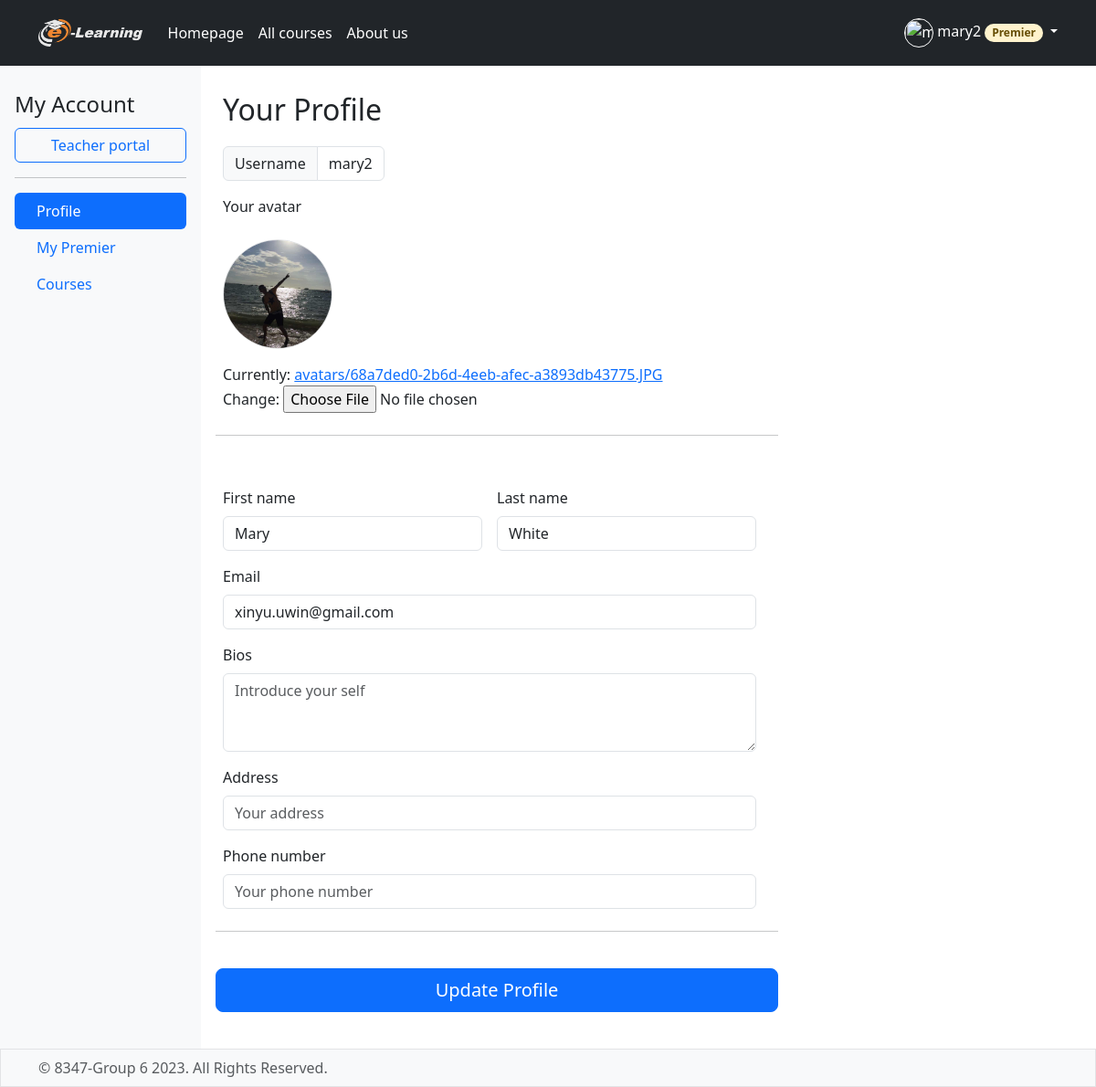
/profile/ (signed in), run on an earlier commit of the app's database.
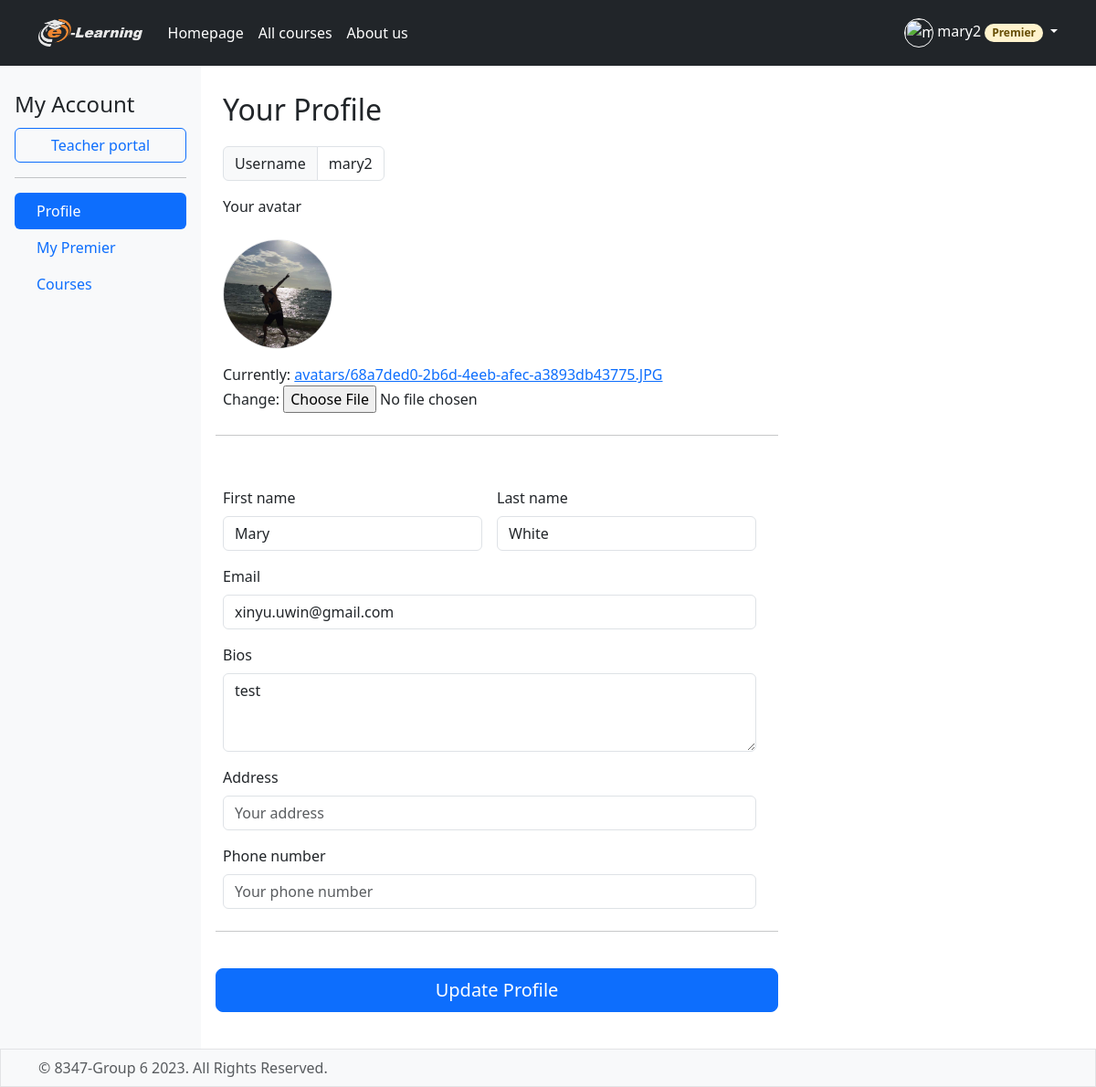
And on a later commit of the database.
### elearning/models.py (models this page shows, shortened)
class Student(User):
    avatar = models.ImageField(upload_to=rename_avatar,default='avatars/avatar-default.svg')
    bios = models.TextField(blank=True)
    billing_address = models.CharField(max_length=300,null=True,blank=True)
    phone_number = models.CharField(max_length=20,null=True,blank=True)
    is_premier = models.BooleanField(default=False)
    premier_expiration = models.DateField(blank=True,null=True)
    is_teacher = models.BooleanField(default=False)
    class Meta:
        verbose_name = 'Student'

### elearning/views.py (the view)
# urls.py: path("profile/", views.profile, name="profile"),
@login_required(login_url='elearning:login')
def profile(request):
    student = Student.objects.get(id=request.user.id)
    if request.method == 'POST':
        user_form = UserForm(request.POST, instance=request.user)
        profile_form = ProfileForm(request.POST, request.FILES, instance=student)
        if user_form.is_valid() and profile_form.is_valid():
            user_form.save()
            profile_form.save()
            msg = 'Successfully updated your profile.'
            request.session["avatar"] = str(student.avatar.url)
            user_form = UserForm(instance=request.user)
            profile_form = ProfileForm(instance=student)
            return render(request, 'elearning/profile.html', {"student": student, "user_form": user_form, "profile_form": profile_form, "msg": msg})
        else:
            errors = user_form.errors
            errors.update(profile_form.errors)
            return render(request, 'elearning/profile.html', {"student": student, "user_form": user_form, "profile_form": profile_form, "errors": errors})
    else:
        user_form = UserForm(instance=request.user)
        profile_form = ProfileForm(instance=student)
    return render(request, 'elearning/profile.html', {"student": student, "user_form": user_form, "profile_form": profile_form})

### elearning/forms.py
class UserForm(forms.ModelForm):
    class Meta:
        model = User
        fields = ('first_name','last_name','email')
        widgets ={
            'email': forms.EmailInput(attrs={
                'class': "form-control", 'placeholder': "Your_email@email.com", }),
            'first_name': forms.TextInput(attrs={
                'class': "form-control", 'placeholder': "First name", }),
            'last_name': forms.TextInput(attrs={
                'class': "form-control", 'placeholder': "Last name", }),
        }

class ProfileForm(forms.ModelForm):
    class Meta:
        model = Student
        fields = ('avatar','bios','billing_address','phone_number',)
        widgets = {
            'bios': forms.Textarea(attrs={
                'class': "form-control",'placeholder':"Introduce your self", 'rows':3}),
            'billing_address': forms.TextInput(attrs={
                'class': "form-control",'placeholder':"Your address", }),
            'phone_number': forms.TextInput(attrs={
                'class': "form-control", 'placeholder':"Your phone number",}),
        }

### elearning/templates/elearning/profile.html (shortened to what this page needs)
{% extends 'elearning/base.html' %}
{% load bootstrap_icons %}
{% block content %}
    <main class="d-flex flex-nowrap">
        <div class="d-flex flex-column flex-shrink-0 p-3 bg-body-tertiary" style="width: 220px;">
            <span class="fs-4 py-2 align-items-center">My Account</span>
            <button class="btn fs-6 btn-outline-primary  ">Teacher portal</button>
            <hr>
            <ul class="nav nav-pills flex-column mb-auto">
                <li class="nav-item align-middle">
                    <a href="{% url 'elearning:profile' %}" class="nav-link active align-baseline" aria-current="page">
                        &ensp;Profile
                    </a>
                </li>
                <li class="nav-item align-middle">
                    <a href="{% url 'elearning:mypremier' %}" class="nav-link align-baseline" aria-current="page">
                        &ensp;My Premier
                    </a>
                </li>
                <li class="nav-item align-middle">
                    <a href="{% url 'elearning:mycourses' %}" class="nav-link align-baseline" aria-current="page">
                        &ensp;Courses
                    </a>
                </li>
            </ul>
        </div>
        <div class="container p-4" style="overflow-y: auto;height: 100%;">
            <div>
                <Span class="fs-2 mb-3 fw-normal align-self-center">Your Profile&ensp;</Span>
                <div class="input-group mb-3 align-content-center" style="width:fit-content;">
                    <span class="input-group-text ">Username</span>
                    <span type="text" class="form-control" id="username" disabled>{{ user.username }}</span>
                </div>
            </div>
            <form action="{% url 'elearning:profile' %}" style="max-width: 600px" method="post"
                  enctype="multipart/form-data">
                <div class="row g-3">
                    <div class="col-sm-6">
                        <p><label for="avatar" class="form-label">Your avatar</label></p>
                        <img src="{{ profile_form.avatar.value.url }}" alt="" width="120" height="120"
                             class="rounded-circle me-4"
                             style="border: #e2e3e5;border-style:solid;border-width: 1px">
                    </div>
                    <div>
                        {{ profile_form.avatar }}
                    </div>
                    <hr class="my-4">
                    <div class="row g-3">
                        <div class="col-sm-6">
                            <label for="lastName" class="form-label">First name</label>
                            {{ user_form.first_name }}
                        </div>
                        <div class="col-sm-6">
                            <label for="lastName" class="form-label">Last name</label>
                            {{ user_form.last_name }}
                        </div>
                        <div class="col-12">
                            <label for="email" class="form-label">Email</label>
                            {{ user_form.email }}
                        </div>
                        <div class="col-12">
                            <label for="bios" class="form-label">Bios</label>
                            {{ profile_form.bios }}
                        </div>
                        <div class="col-12">
                            <label for="address" class="form-label">Address</label>
                            {{ profile_form.billing_address }}
                        </div>
                        <div class="col-12">
                            <label for="phone" class="form-label">Phone number</label>
                            {{ profile_form.phone_number }}
                        </div>
                    </div>
                    <hr class="my-4">
                    <button class="w-100 btn btn-primary btn-lg" type="submit">Update Profile</button>
                </div>
            </form>
        </div>
    </main>
{% endblock %}

What changed in the data, as far as the page shows it:
changed Student: bios (not shown) → "test"
